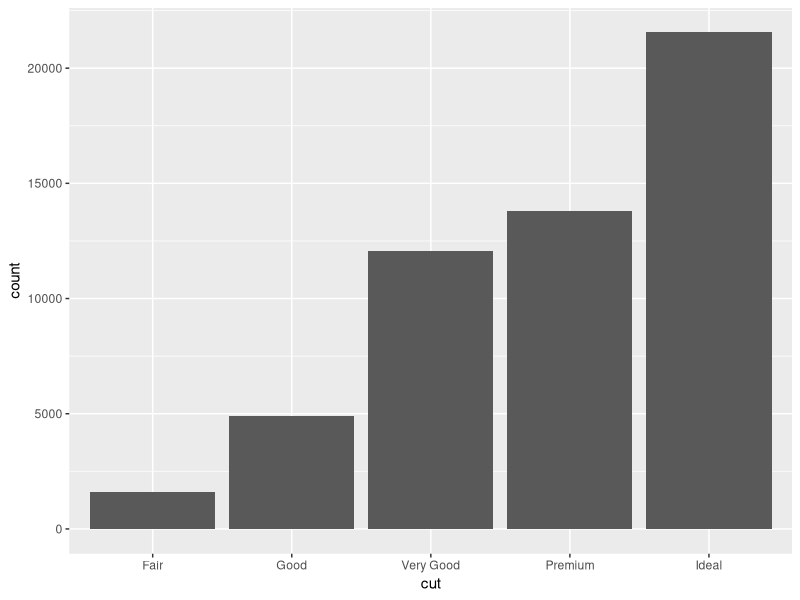
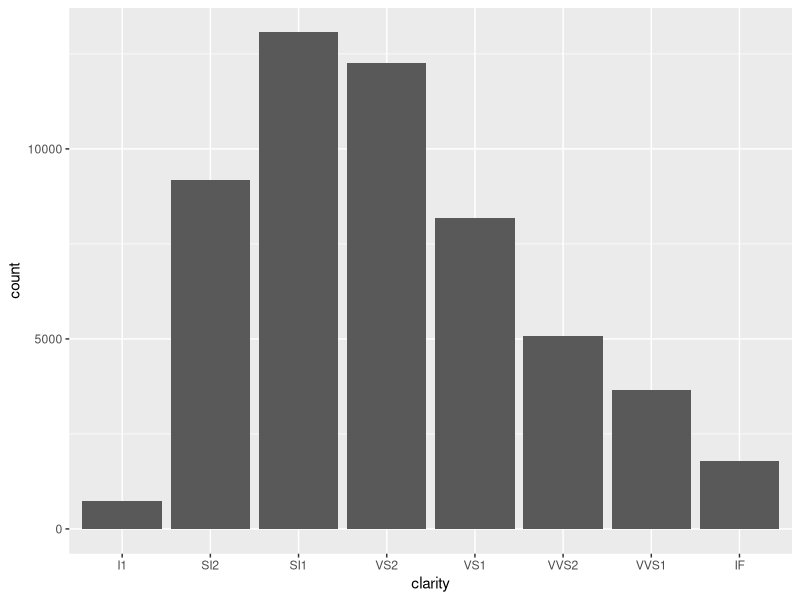
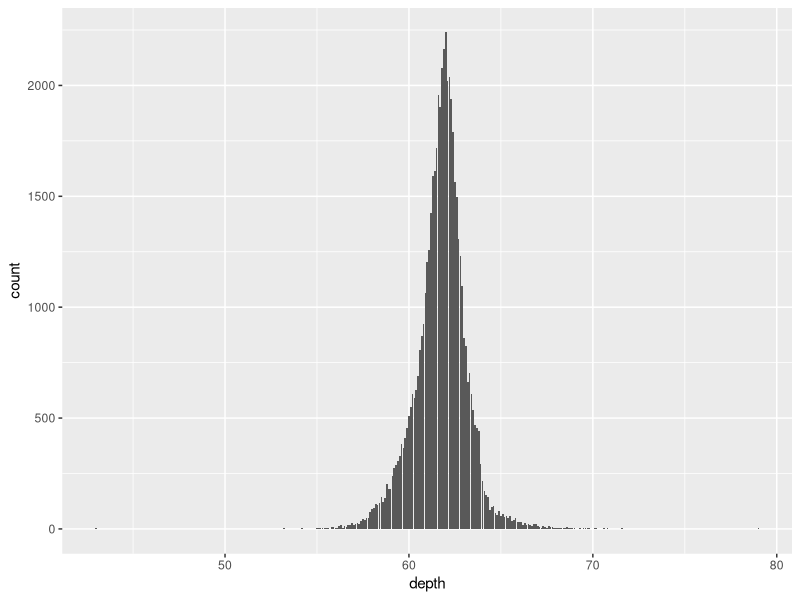
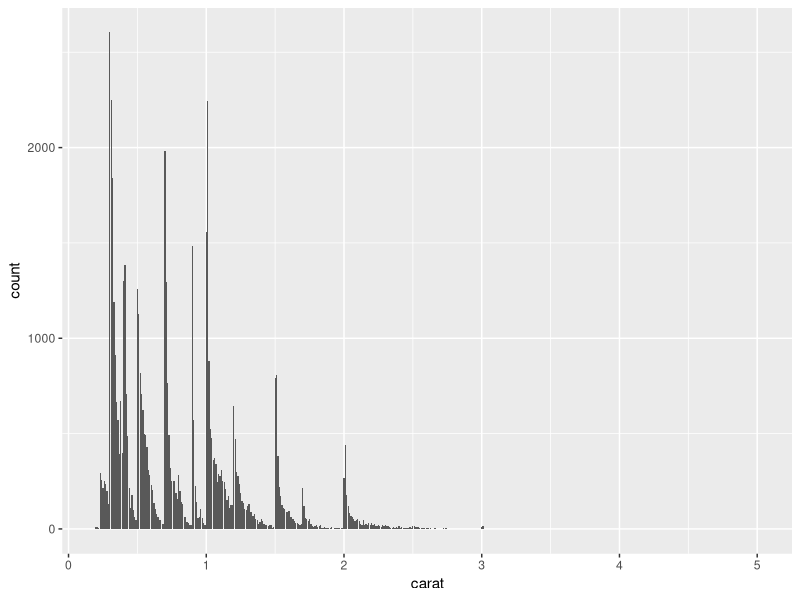
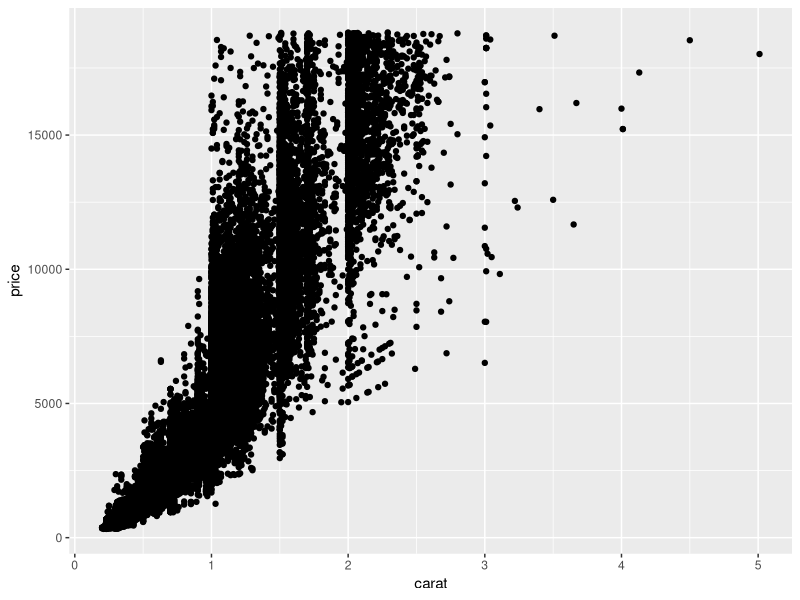
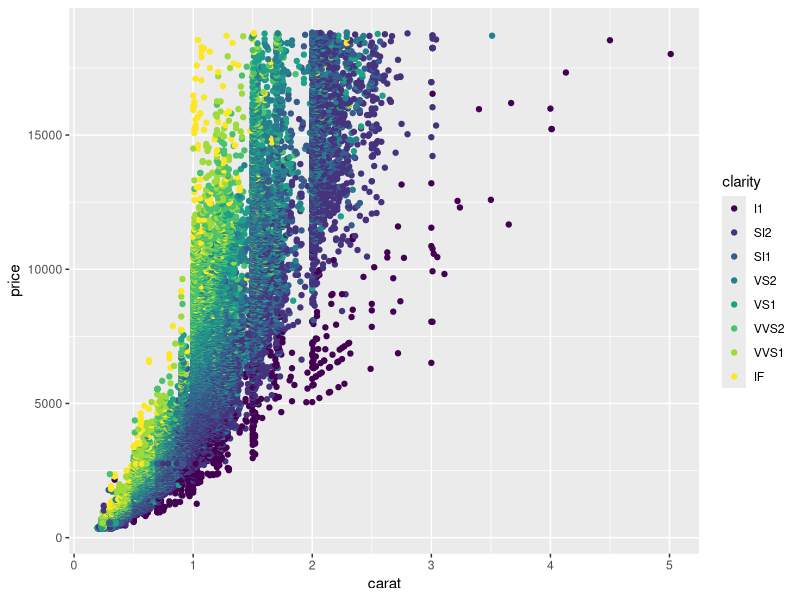
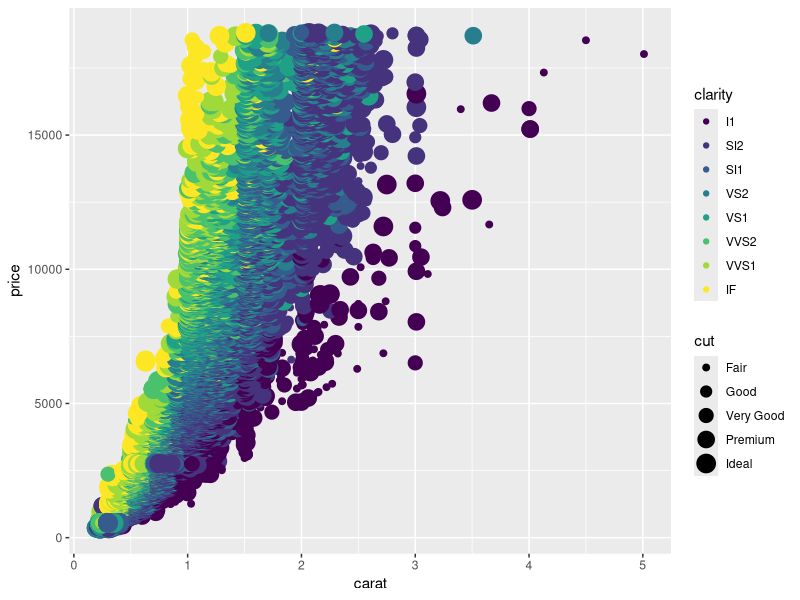
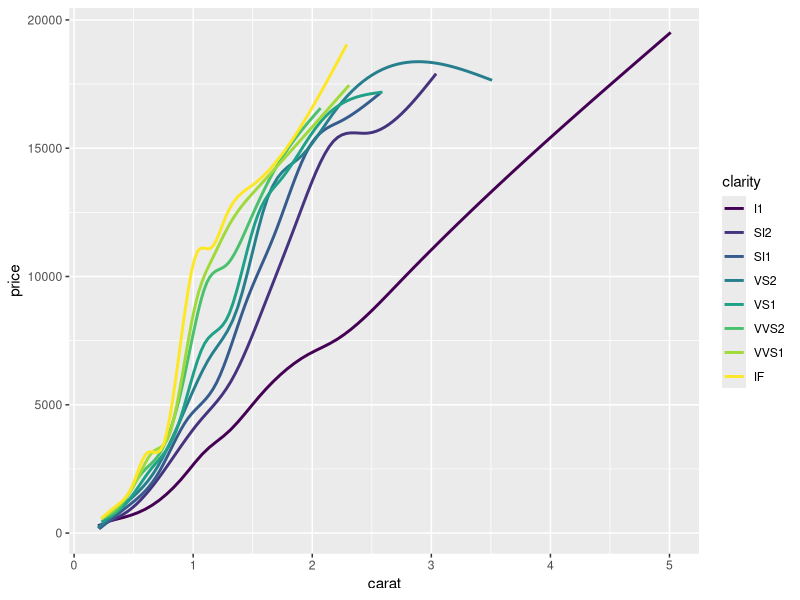

Source code (R) for these figures, in order: (Note: this script raises an error after producing the figures.)
install.packages("tidyverse")
install.packages("ggplot")
library(tidyverse)

# HLT part 1 - diamonds data set

str(diamonds)
summary(diamonds)

ggplot(data = diamonds) + 
  geom_bar(mapping = aes(x = cut))

ggplot(data = diamonds) + 
  geom_bar(mapping = aes(x = clarity))

ggplot(data = diamonds) + 
  geom_bar(mapping = aes(x = depth))

ggplot(data = diamonds) + 
  geom_bar(mapping = aes(x = carat))

# Carat and price 
ggplot(diamonds, aes(x=carat, y=price)) + geom_point()

# price,carat and clarity comparison 
ggplot(diamonds, aes(x=carat, y=price, color=clarity)) + geom_point()

# price,carat,cut and clarity comparison
ggplot(diamonds, aes(x=carat, y=price, color=clarity, size=cut)) + geom_point()


ggplot(diamonds, aes(x=carat, y=price, color=clarity)) + geom_smooth(se=FALSE)


# HLT - part 2 

#Task 1 . 
A <- c(2, 4, 6, 8, 10)
B <- c(4:10)
C <- c("A", "B", "C", "D", "E")
print(A)
print (B)
print (C)

m = matrix(c(A, B, C), nrow=length(x)) 
print(m)
plot(m)



#Task 2

name <- "Alex"
age <- "28"
role <- "Project manager"
lenghtof_service <- "5"
print(name)
print(age)
print(role)
print(lenghtof_service)



#Task 3 
library(ggplot2)
f <- function() {
  x <-1:20
  y <- x^2
  qplot(x, y)
}
f() 
install.packages("ggplot2", dependencies = TRUE)

#Task 4 
marks = c(65, 82, 78, 59, 91)
barplot(marks,
        main = "Results in 5 subjects",
        xlab = "Score",
        ylab = "Subject",
        names.arg = c("History", "Maths", "Biology", "Arabic", "Chemistry"),
        col = "red",
        horiz = FALSE)

#TASK 5 
hello = function() {
  name <- readline ("Hi! What's your name?")
  age <- readline ("How old are you?")
  message <- paste("welcome" , name, ", you are", age)
  print (message)
}
hello()

#TASK 6 

num = c(20:50)
print(num)
mean(num)
sum(num)

#TASK 7 

random = function() {
  x = c(sample (-50:50, 10))
  print(x)    
}
random() 
typeof(x)


